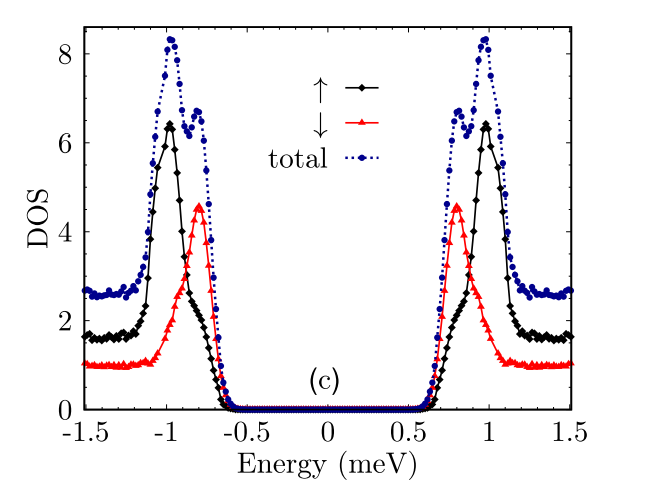
#> input picture DOS_2.png, 650 x 497 px, found by its file name
$ jupyter execute cv2.ipynb
#> lines starting #> are read from the running program, lines starting #| are printed output that depends on the picture; after the words box and inside, x2 and y2 are one past the last pixel; in counts of white or black regions, pixels touching at a corner belong together
[cell 1]
import cv2
import numpy as np
from PIL import Image
import os

def upscale_image(image, scale_percent=200):
    width = int(image.shape[1] * scale_percent / 100)
    height = int(image.shape[0] * scale_percent / 100)
    return cv2.resize(image, (width, height), interpolation=cv2.INTER_LANCZOS4)

def apply_unsharp_mask(image, kernel_size=(5, 5), sigma=1.0, amount=0.5, threshold=0):
    blurred = cv2.GaussianBlur(image, kernel_size, sigma)
    sharpened = float(amount + 1) * image - float(amount) * blurred
    sharpened = np.maximum(sharpened, np.zeros(sharpened.shape))
    sharpened = np.minimum(sharpened, 255 * np.ones(sharpened.shape))
    sharpened = sharpened.round().astype(np.uint8)
    if threshold > 0:
        low_contrast_mask = np.absolute(image - blurred) < threshold
        np.copyto(sharpened, image, where=low_contrast_mask)
    return sharpened

def remove_red_lines_and_enhance(input_path, output_path, upscale_factor=200):
#> called with input_path = 'C:\\Users\\User\\Downloads\\DOS_2.png', upscale_factor = 200
    if not os.path.exists(input_path):
        print(f"File not found: {input_path}")
        return

    img_colored = cv2.imread(input_path, cv2.IMREAD_COLOR)
#> img_colored is the input picture: shape (497, 650, 3); mean B, G, R 242.6, 240.4, 242.8

    if img_colored is None:
        print(f"Failed to load image from: {input_path}")
        return

    img_colored_upscaled = upscale_image(img_colored, upscale_factor)
    img_hsv = cv2.cvtColor(img_colored_upscaled, cv2.COLOR_BGR2HSV)
#> img_hsv: shape (994, 1300, 3); mean H, S, V 4.3, 6.6, 244.7
    img_ycrcb = cv2.cvtColor(img_colored_upscaled, cv2.COLOR_BGR2YCrCb)
#> img_ycrcb: shape (994, 1300, 3); mean of channels 0, 1, 2 241.1, 129, 128.7

    lower_red1 = np.array([0, 50, 50])
    upper_red1 = np.array([10, 255, 255])
    lower_red2 = np.array([160, 50, 50])
    upper_red2 = np.array([180, 255, 255])
    mask1 = cv2.inRange(img_hsv, lower_red1, upper_red1)
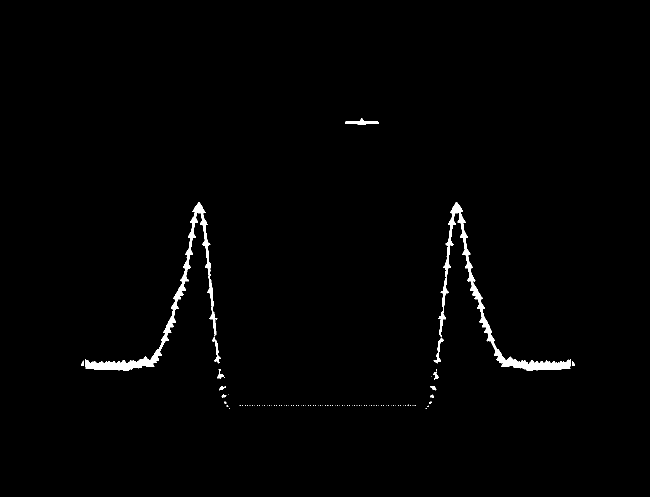
#> mask1: shape (994, 1300) (shown at 1/2 size); 1.1% white; 98 white regions (85 under 20 px), largest, box (x1, y1, x2, y2) and area: (876, 404, 1142, 741) 6374, (170, 404, 435, 741) 6349, (690, 237, 758, 250) 404
    mask2 = cv2.inRange(img_hsv, lower_red2, upper_red2)
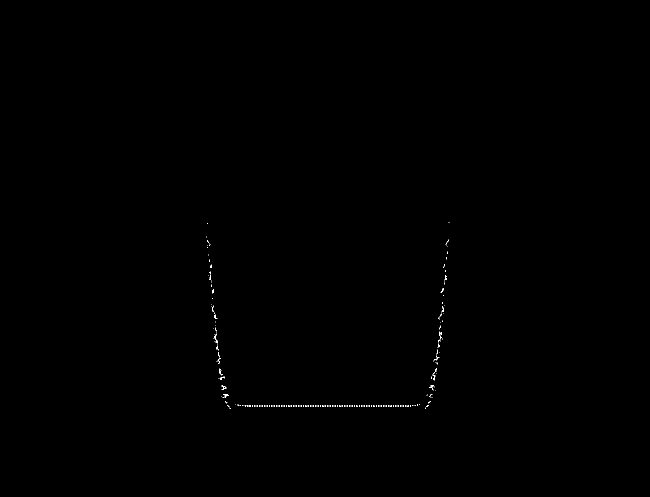
#> mask2: shape (994, 1300) (shown at 1/2 size); 0.09% white in thin lines or dots, all inside (x1, y1, x2, y2) = (413, 444, 899, 818)

    lower_red_ycrcb = np.array([0, 150, 0])
    upper_red_ycrcb = np.array([255, 255, 120])
    mask3 = cv2.inRange(img_ycrcb, lower_red_ycrcb, upper_red_ycrcb)
#> mask3: shape (994, 1300); 1.2% white; 92 white regions (81 under 20 px), largest, box (x1, y1, x2, y2) and area: (867, 404, 1142, 741) 6859, (170, 404, 442, 741) 6831, (690, 237, 758, 250) 405

    red_mask = mask1 | mask2 | mask3
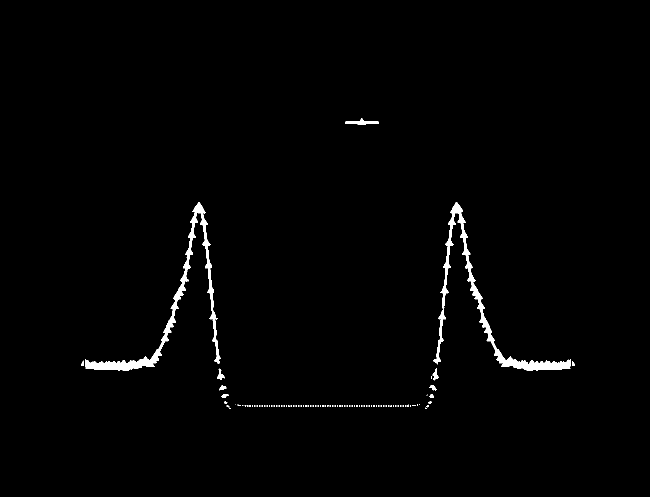
#> red_mask: shape (994, 1300) (shown at 1/2 size); 1.2% white; 96 white regions (83 under 20 px), largest, box (x1, y1, x2, y2) and area: (867, 404, 1142, 741) 6937, (170, 404, 442, 741) 6903, (690, 237, 758, 250) 405

    kernel = cv2.getStructuringElement(cv2.MORPH_ELLIPSE, (5, 5))
    refined_mask = cv2.morphologyEx(red_mask, cv2.MORPH_CLOSE, kernel, iterations=2)
#> refined_mask: shape (994, 1300); 1.3% white; 17 white regions (5 under 20 px), largest, box (x1, y1, x2, y2) and area: (867, 404, 1150, 741) 7467, (162, 404, 442, 741) 7426, (488, 809, 827, 813) 670
    refined_mask = cv2.dilate(refined_mask, kernel, iterations=2)
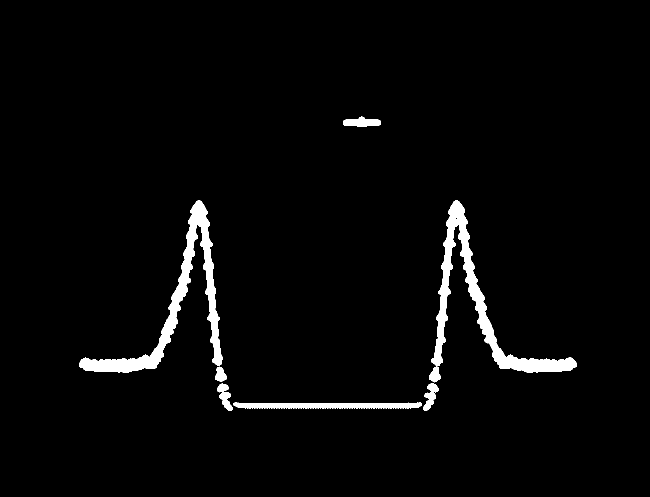
#> refined_mask: shape (994, 1300) (shown at 1/2 size); 2.9% white; 8 white regions, largest, box (x1, y1, x2, y2) and area: (863, 400, 1154, 745) 14757, (158, 400, 446, 745) 14690, (467, 804, 844, 817) 3710

    inpainted_image = img_colored_upscaled.copy()
    for _ in range(3):
        inpainted_image = cv2.inpaint(inpainted_image, refined_mask, inpaintRadius=3, flags=cv2.INPAINT_TELEA)

    for i in range(1, 3):
        inpainted_image = cv2.inpaint(inpainted_image, refined_mask, inpaintRadius=i, flags=cv2.INPAINT_NS)

    denoised_image = cv2.fastNlMeansDenoisingColored(inpainted_image, None, 5, 5, 7, 21)
    sharpened_image = apply_unsharp_mask(denoised_image, amount=0.3)
#> in apply_unsharp_mask, `blurred = cv2.GaussianBlur(image, kernel_size, sigma)`:
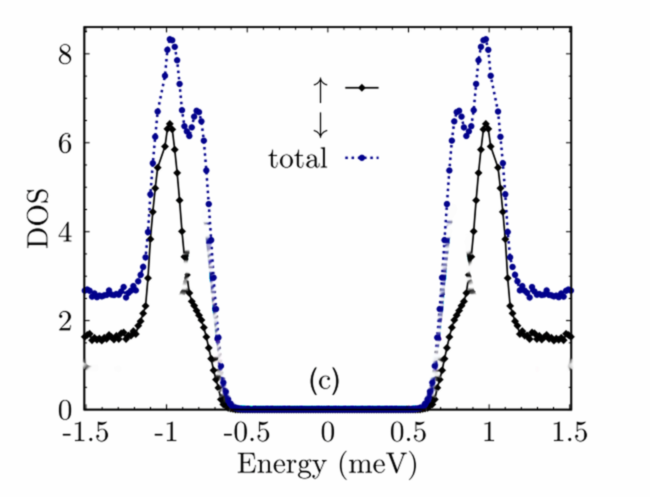
#> blurred: shape (994, 1300, 3) (shown at 1/2 size); mean B, G, R 243.6, 241.4, 241.3
#> in apply_unsharp_mask, `sharpened = float(amount + 1) * image - float(amount) * blurred`:
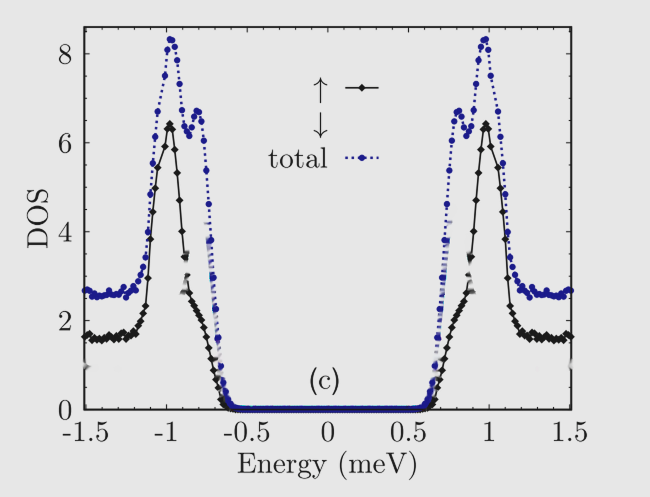
#> sharpened: shape (994, 1300, 3) float64 (shown at 1/2 size); mean B, G, R 243.6, 241.3, 241.3; drawn with min black and max white

    lab = cv2.cvtColor(sharpened_image, cv2.COLOR_BGR2LAB)
#> lab: shape (994, 1300, 3); mean of channels 0, 1, 2 242.1, 128.8, 126.8
    l, a, b = cv2.split(lab)
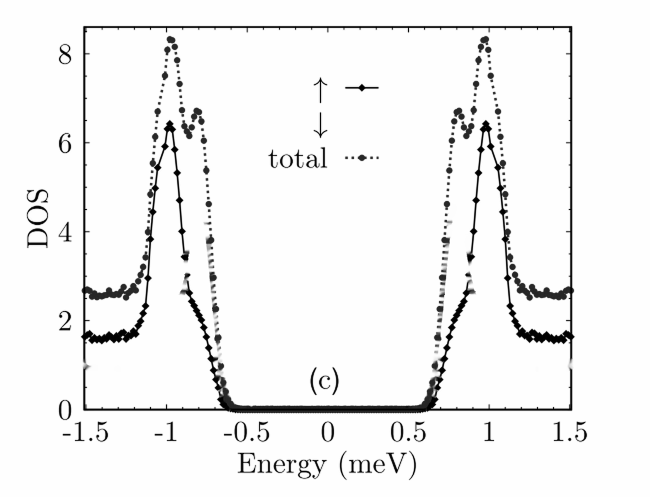
#> l: shape (994, 1300) (shown at 1/2 size); min 0, max 255, mean 242.1
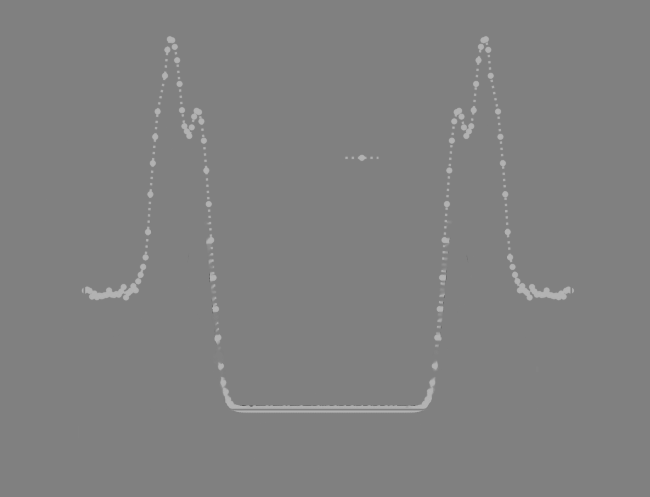
#> a: shape (994, 1300) (shown at 1/2 size); min 52, max 200, mean 128.8
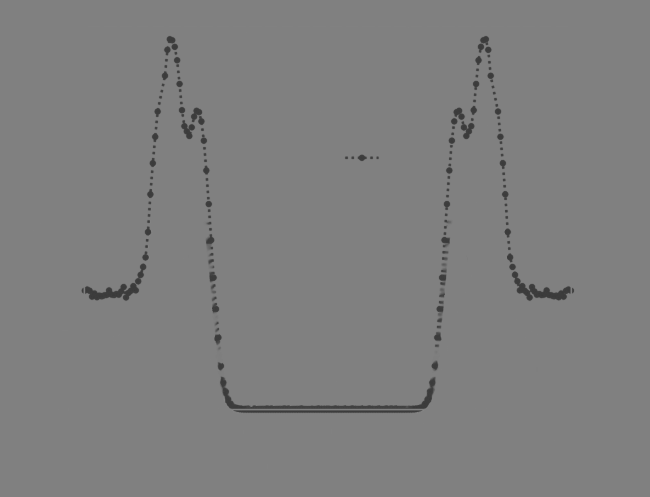
#> b: shape (994, 1300) (shown at 1/2 size); min 30, max 172, mean 126.8
    clahe = cv2.createCLAHE(clipLimit=1.5, tileGridSize=(8, 8))
    cl = clahe.apply(l)
    enhanced_lab = cv2.merge((cl, a, b))
#> enhanced_lab: shape (994, 1300, 3); mean of channels 0, 1, 2 241.2, 128.8, 126.8
    enhanced_image = cv2.cvtColor(enhanced_lab, cv2.COLOR_LAB2BGR)

    alpha = 0.8
    color_preserved = cv2.addWeighted(enhanced_image, alpha, img_colored_upscaled, 1 - alpha, 0)

    final_hsv = cv2.cvtColor(color_preserved, cv2.COLOR_BGR2HSV)
#> final_hsv: shape (994, 1300, 3); mean H, S, V 4.2, 4.6, 242.8
    final_mask = cv2.inRange(final_hsv, lower_red1, upper_red1) | cv2.inRange(final_hsv, lower_red2, upper_red2)
#> final_mask: shape (994, 1300); 0.46% white; 68 white regions (34 under 20 px), largest, box (x1, y1, x2, y2) and area: (170, 696, 321, 739) 1322, (991, 701, 1141, 739) 1272, (936, 539, 963, 601) 314
    final_mask = cv2.dilate(final_mask, kernel, iterations=1)
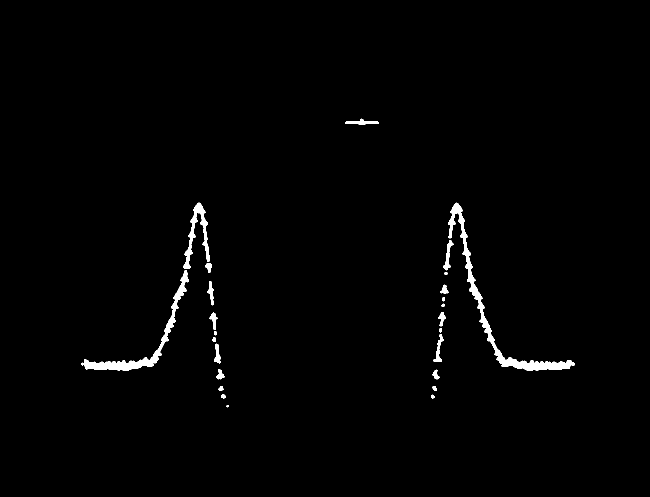
#> final_mask: shape (994, 1300) (shown at 1/2 size); 1.1% white; 25 white regions (1 under 20 px), largest, box (x1, y1, x2, y2) and area: (896, 405, 1149, 741) 5539, (162, 540, 378, 741) 3926, (366, 405, 420, 538) 1845
    color_preserved = cv2.inpaint(color_preserved, final_mask, inpaintRadius=3, flags=cv2.INPAINT_TELEA)

    result_img = Image.fromarray(cv2.cvtColor(color_preserved, cv2.COLOR_BGR2RGB))
    result_img.save(output_path, format="PNG", quality=100, optimize=True)

    print(f"Enhanced image with improved red line removal saved to: {output_path}")

input_path = r"C:\Users\User\Downloads\DOS_2.png"
output_path = r'C:\Users\User\Downloads\output_image_enhanced_red_removed.png'
remove_red_lines_and_enhance(input_path, output_path)

$ run again, with IMG_20241003_224109.png copied over DOS_2.png
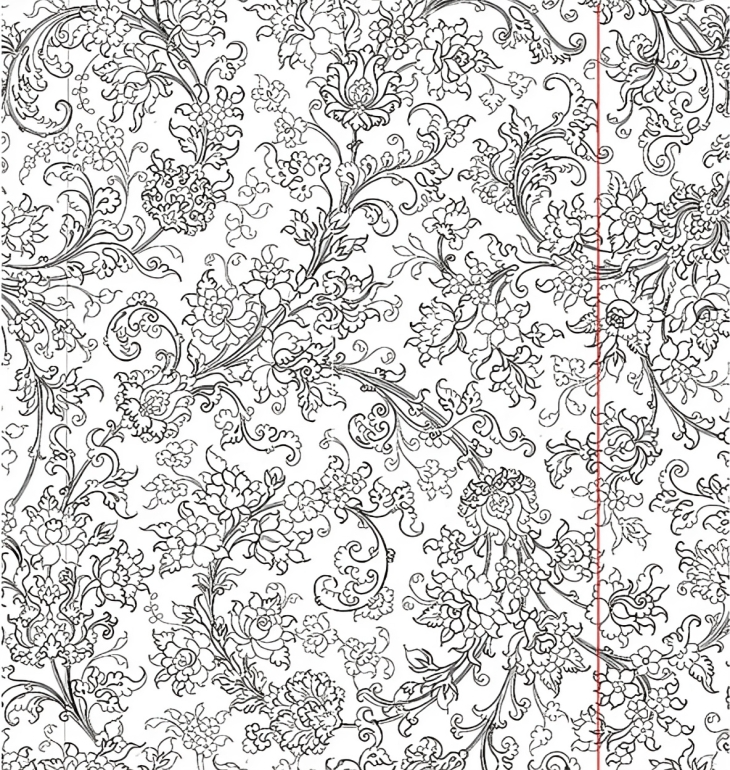
#> input picture IMG_20241003_224109.png, 730 x 770 px, found by its file name
#> in remove_red_lines_and_enhance, img_colored is the input picture: shape (770, 730, 3); mean B, G, R 208.7, 209.3, 210
#> img_hsv: shape (1540, 1460, 3); mean H, S, V 21.1, 2.9, 209.7
#> img_ycrcb: shape (1540, 1460, 3); mean of channels 0, 1, 2 209, 128.4, 127.5
#> in remove_red_lines_and_enhance, `mask1 = cv2.inRange(img_hsv, lower_red1, upper_red1)`:
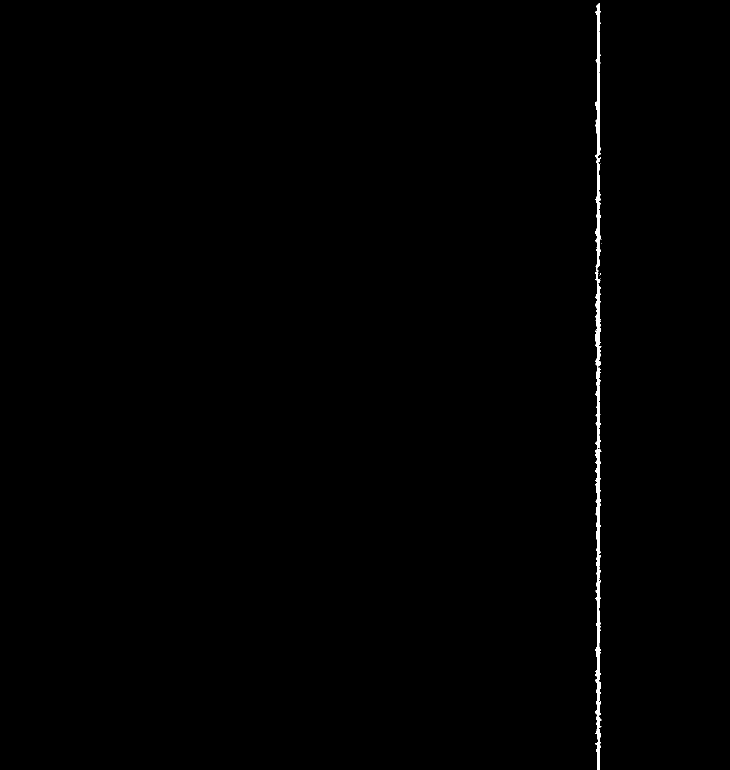
#> mask1: shape (1540, 1460) (shown at 1/2 size); 0.44% white; 7 white regions (6 under 20 px), largest, box (x1, y1, x2, y2) and area: (1190, 7, 1203, 1540) 9843
#> mask2: shape (1540, 1460); 0.03% white in thin lines or dots, all inside (x1, y1, x2, y2) = (1190, 39, 1203, 1487)
#> mask3: shape (1540, 1460); 0.43% white; 1 white region, box (x1, y1, x2, y2) and area: (1192, 9, 1200, 1540) 9641
#> red_mask: shape (1540, 1460); 0.47% white; 5 white regions (4 under 20 px), largest, box (x1, y1, x2, y2) and area: (1190, 7, 1203, 1540) 10498
#> in remove_red_lines_and_enhance, `refined_mask = cv2.dilate(refined_mask, kernel, iterations=2)`:
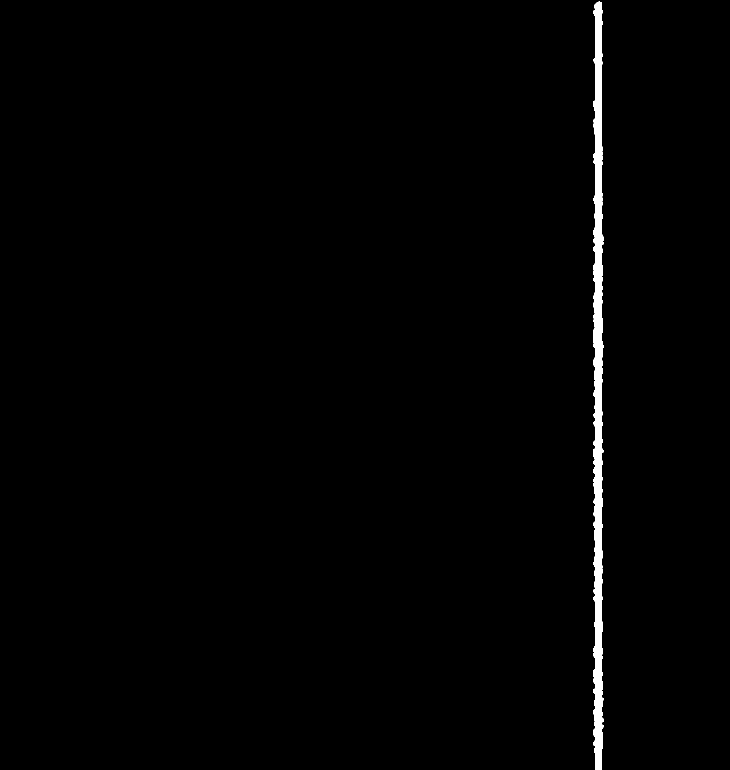
#> refined_mask: shape (1540, 1460) (shown at 1/2 size); 1.1% white; 1 white region, box (x1, y1, x2, y2) and area: (1186, 3, 1207, 1540) 24195
#> lab: shape (1540, 1460, 3); mean of channels 0, 1, 2 211.3, 128, 128.1
#> enhanced_lab: shape (1540, 1460, 3); mean of channels 0, 1, 2 204.6, 128, 128.1
#> final_hsv: shape (1540, 1460, 3); mean H, S, V 8.1, 1.3, 203.7
